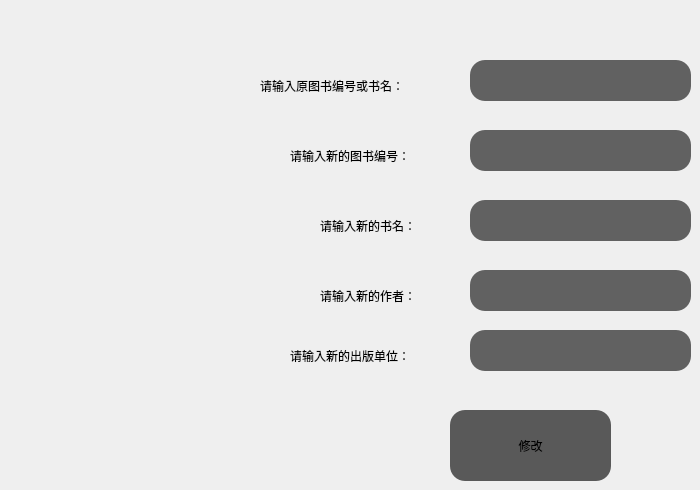
      <widget class="QWidget" name="tab_19">
       <attribute name="title">
        <string>修改</string>
       </attribute>
       <widget class="QPushButton" name="pushButton_31">
        <property name="geometry">
         <rect>
          <x>450</x>
          <y>410</y>
          <width>161</width>
          <height>71</height>
         </rect>
        </property>
        <property name="layoutDirection">
         <enum>Qt::LeftToRight</enum>
        </property>
        <property name="styleSheet">
         <string notr="true">QPushButton{
    border-top-left-radius:15px;
    background-color: rgb(89, 89, 89);
    border-top-right-radius:15px;
    border-bottom-right-radius:15px;
    border-bottom-left-radius:15px;
    }
QPushButton:hover{
    
	background-color: rgb(104, 104, 104);
    }</string>
        </property>
        <property name="text">
         <string>修改</string>
        </property>
       </widget>
       <widget class="QLabel" name="label_63">
        <property name="geometry">
         <rect>
          <x>290</x>
          <y>140</y>
          <width>171</width>
          <height>31</height>
         </rect>
        </property>
        <property name="styleSheet">
         <string notr="true">font: 10pt &quot;苹方-简&quot;;</string>
        </property>
        <property name="text">
         <string>请输入新的图书编号：</string>
        </property>
       </widget>
       <widget class="QLineEdit" name="lineEdit_46">
        <property name="geometry">
         <rect>
          <x>470</x>
          <y>130</y>
          <width>221</width>
          <height>41</height>
         </rect>
        </property>
        <property name="styleSheet">
         <string notr="true">background-color: rgb(97, 97, 97);
border-top-left-radius:15px;
border-top-right-radius:15px;
border-bottom-right-radius:15px;
border-bottom-left-radius:15px;</string>
        </property>
       </widget>
       <widget class="QLabel" name="label_64">
        <property name="geometry">
         <rect>
          <x>320</x>
          <y>210</y>
          <width>141</width>
          <height>31</height>
         </rect>
        </property>
        <property name="layoutDirection">
         <enum>Qt::LeftToRight</enum>
        </property>
        <property name="styleSheet">
         <string notr="true">font: 10pt &quot;苹方-简&quot;;</string>
        </property>
        <property name="text">
         <string>请输入新的书名：</string>
        </property>
        <property name="textFormat">
         <enum>Qt::AutoText</enum>
        </property>
       </widget>
       <widget class="QLineEdit" name="lineEdit_50">
        <property name="geometry">
         <rect>
          <x>470</x>
          <y>200</y>
          <width>221</width>
          <height>41</height>
         </rect>
        </property>
        <property name="styleSheet">
         <string notr="true">background-color: rgb(97, 97, 97);
border-top-left-radius:15px;
border-top-right-radius:15px;
border-bottom-right-radius:15px;
border-bottom-left-radius:15px;</string>
        </property>
       </widget>
       <widget class="QLabel" name="label_65">
        <property name="geometry">
         <rect>
          <x>320</x>
          <y>280</y>
          <width>131</width>
          <height>31</height>
         </rect>
        </property>
        <property name="styleSheet">
         <string notr="true">font: 10pt &quot;苹方-简&quot;;</string>
        </property>
        <property name="text">
         <string>请输入新的作者：</string>
        </property>
       </widget>
       <widget class="QLineEdit" name="lineEdit_51">
        <property name="geometry">
         <rect>
          <x>470</x>
          <y>270</y>
          <width>221</width>
          <height>41</height>
         </rect>
        </property>
        <property name="styleSheet">
         <string notr="true">background-color: rgb(97, 97, 97);
border-top-left-radius:15px;
border-top-right-radius:15px;
border-bottom-right-radius:15px;
border-bottom-left-radius:15px;</string>
        </property>
        <property name="text">
         <string/>
        </property>
       </widget>
       <widget class="QLineEdit" name="lineEdit_52">
        <property name="geometry">
         <rect>
          <x>470</x>
          <y>60</y>
          <width>221</width>
          <height>41</height>
         </rect>
        </property>
        <property name="styleSheet">
         <string notr="true">background-color: rgb(97, 97, 97);
border-top-left-radius:15px;
border-top-right-radius:15px;
border-bottom-right-radius:15px;
border-bottom-left-radius:15px;</string>
        </property>
        <property name="text">
         <string/>
        </property>
       </widget>
       <widget class="QLabel" name="label_66">
        <property name="geometry">
         <rect>
          <x>260</x>
          <y>70</y>
          <width>201</width>
          <height>31</height>
         </rect>
        </property>
        <property name="styleSheet">
         <string notr="true">font: 10pt &quot;苹方-简&quot;;</string>
        </property>
        <property name="text">
         <string>请输入原图书编号或书名：</string>
        </property>
       </widget>
       <widget class="QLineEdit" name="lineEdit_64">
        <property name="geometry">
         <rect>
          <x>470</x>
          <y>330</y>
          <width>221</width>
          <height>41</height>
         </rect>
        </property>
        <property name="styleSheet">
         <string notr="true">background-color: rgb(97, 97, 97);
border-top-left-radius:15px;
border-top-right-radius:15px;
border-bottom-right-radius:15px;
border-bottom-left-radius:15px;</string>
        </property>
        <property name="text">
         <string/>
        </property>
       </widget>
       <widget class="QLabel" name="label_79">
        <property name="geometry">
         <rect>
          <x>290</x>
          <y>340</y>
          <width>161</width>
          <height>31</height>
         </rect>
        </property>
        <property name="styleSheet">
         <string notr="true">font: 10pt &quot;苹方-简&quot;;</string>
        </property>
        <property name="text">
         <string>请输入新的出版单位：</string>
        </property>
       </widget>
      </widget>
